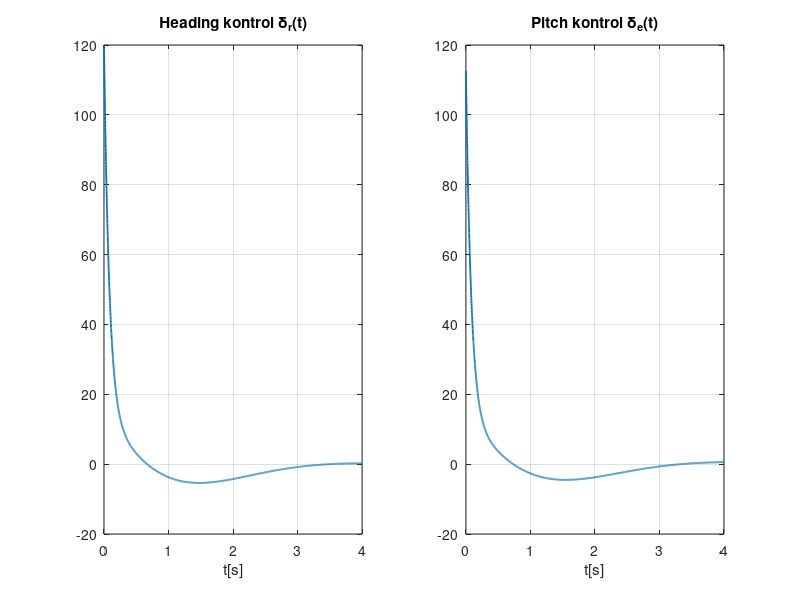
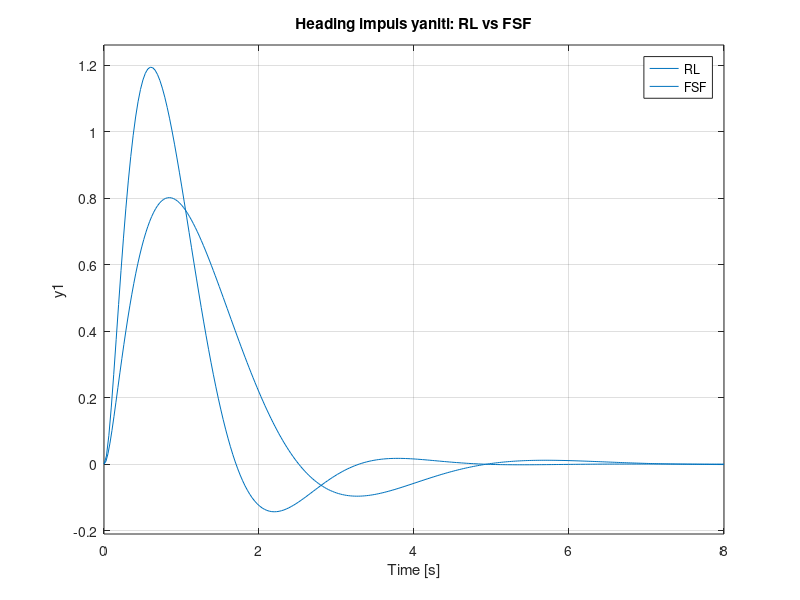

Here is the MATLAB script that generated these plots, in order:
%% 
%% s6_effort_disturbance.m  —  KONTROL EFORU, GIRIS BOZUCU, IMPULS YANITI
%  - Kontrol isareti u(t): tepe, ortalama, enerji (int u^2 dt)
%  - Giris bozucu: plant girisine basamak -> cikistaki KALICI sapma (t->inf)
%  - Impuls yanitlari (RL vs FSF)
clear; clc; close all;
s = tf('s');
G_psi=-0.25*(s+0.437)/(s*(s+2)*(s+1.29)*(s+0.193));
G_th =-0.25*(s+0.435)/((s+2)*(s+1.23)*(s^2+0.226*s+0.0169));
Ch=119.7*(s+0.193)*(s+1.3)/((s+0.437)*(s+12));
Cp=112.6*(s^2+0.226*s+0.0169)*(s+1.3)/(s*(s+0.435)*(s+12));
t=linspace(0,60,30000);

fprintf('--- Kontrol eforu (RL, birim basamak referans) ---\n');
for k=1:2
  if k==1, Cc=Ch; G=G_psi; nm='Heading'; else, Cc=Cp; G=G_th; nm='Pitch'; end
  S = minreal(1/(1+(-Cc*G)));          % duyarlilik
  u = step(minreal(Cc*S), t);          % r->u
  Td= minreal(G*S);                    % giris bozucu -> cikis (y/d)
  yd= step(Td,t);
  fprintf('%s RL: tepe|u|=%.1f  ort|u|=%.2f  enerji=%.0f  bozucu(t->inf)=%.4f\n',...
          nm, max(abs(u)), mean(abs(u)), trapz(t,u.^2), yd(end));
end
fprintf('NOT: Heading''de integrator yok -> kalici -0.175 ofset; Pitch''te integrator var -> 0.\n');

% --- Kontrol isaretleri grafigi ---
figure('Name','Kontrol isaretleri (RL)','Color','w'); tt=linspace(0,4,4000);
uh=step(minreal(Ch*minreal(1/(1+(-Ch*G_psi)))),tt);
up=step(minreal(Cp*minreal(1/(1+(-Cp*G_th)))),tt);
subplot(1,2,1); plot(tt,uh,'LineWidth',1.3); grid on; title('Heading kontrol \delta_r(t)'); xlabel('t[s]');
subplot(1,2,2); plot(tt,up,'LineWidth',1.3); grid on; title('Pitch kontrol \delta_e(t)'); xlabel('t[s]');

% --- Impuls yanitlari: RL vs FSF (heading ornegi) ---
Th=minreal(feedback(-Ch*G_psi,1));
sys=ss(G_psi);A=sys.A;B=sys.B;C=sys.C; zeta=0.559;wn=2.383;sig=zeta*wn;wd=wn*sqrt(1-zeta^2);
Kf=place(A,B,[-sig+1i*wd,-sig-1i*wd,-0.437,-10]); Nf=-1/(C/(A-B*Kf)*B);
Tf=ss(A-B*Kf,B*Nf,C,0);
figure('Name','Impuls yanitlari','Color','w');
impulse(Th,8); hold on; impulse(Tf,8); grid on; legend('RL','FSF');
title('Heading impuls yaniti: RL vs FSF');
